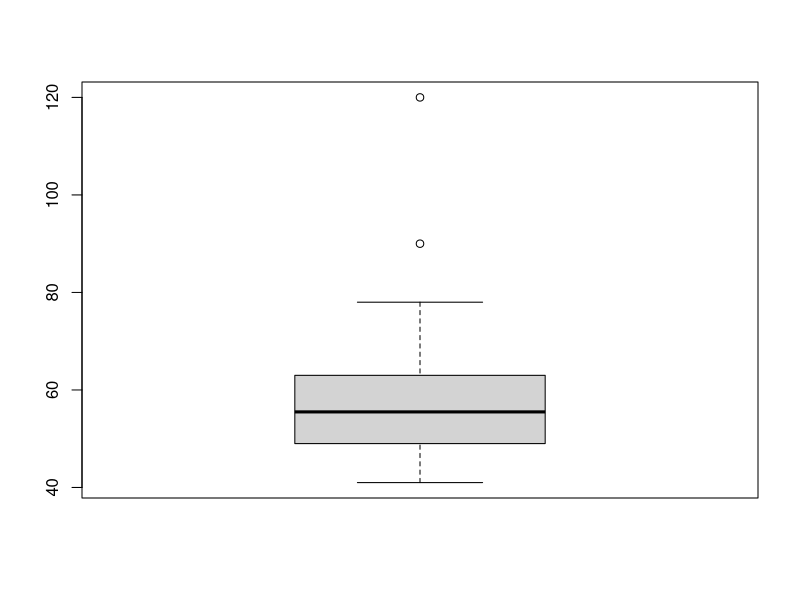

Recreate this plot in R.
# 01. 산술평균

wgt = read.csv('../data/08.wgt.csv', header = T, na.strings = '.')

str(wgt)

wgt$sex =  factor(wgt$sex, levels = c(1,2), labels = c("남자", "여자"))
str(wgt)

attach(wgt)

# 기본 함수 이용
mean(weight)
mean(weight, na.rm = T) # 결측지 제외 평균계산
median(weight)
summary(wgt)

# 절단평균
mean(weight, trim = 0.1)

detach(wgt)

# 02. 가중평균

avg = c(90, 85, 80)
wt = c(40,27,33)
mean(avg)
weighted.mean(avg, wt)

# 03. 기하평균

# 식으로 계산
(2567/515)^(1/4) - 1

# 비율로 계산
cagr = c((998/515), (1156/998), (1826/1156), (2567/1826))
prod(cagr)^(1/length(cagr))-1

# psych 통계 패키지 이용

library(psych)

# geometric.mean의 입력은 비율자료여야 함

geometric.mean(cagr)-1

# 04.분포

attach(wgt)

min(weight)
max(weight)
diff(range(weight)) # 범위 : 최대 - 최소
quantile(weight, c(0.25,0.5,0.75,1))
var(weight) # 분산
sd(weight)  # 표준편차
skew(weight)
kurtosi(weight)

detach(wgt)

# 05. 표준화 자료로 변환

attach(wgt)
library(dplyr)

wgt = transform(wgt, weight.z = scale(weight))
wgt

detach(wgt)

# 06. 기술통계

attach(wgt)
summary(weight)

describe(weight)
# 07. 이상치 제거

boxplot(weight)
wgt = wgt[!(weight > 80),] # 80kg 이상인 데이터 제거
detach(wgt)


attach(wgt)
describe(weight)
detach(wgt)

# 08. 그룹별 수치 자료 비교
attach(wgt)

tapply(weight, sex, mean)
tapply(weight, sex, sum)

describeBy(wgt[c("weight")], sex, mat=T)
describeBy(wgt[c("weight")], sex, mat=F)

detach(wgt)
